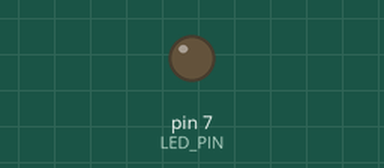
Bench run of a sketch on a simulated Arduino Uno, built with avr-gcc and run on an emulated ATmega328P. On the bench: output pins drawn as LEDs (lit = HIGH). Dashed ring = blinking. At 6.0 s the program stops and its outputs stay as they are.

Above: at 0.5 s.
At 2.2 s:
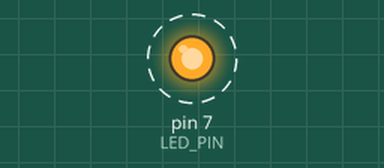
Timing chart, 0 to 3.0 s (numbered marks = the images above):
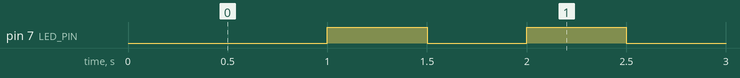

Measured:
- by itself, pin 7 (LED_PIN): alternates HIGH for 0.50 s and LOW for 0.50 s, 11 changes in all, then stays HIGH

The sketch:

05_practice_2.ino.ino
```cpp
#define LED_PIN 7

void setup() {
  pinMode(LED_PIN, OUTPUT);
}

void loop() {

  digitalWrite(LED_PIN, 0);
  delay(1000);


  for (int i = 0; i < 5; i++) {
    digitalWrite(LED_PIN, 1);
    delay(500);
    digitalWrite(LED_PIN, 0);
    delay(500);
  }
  digitalWrite(LED_PIN, 1);
  while (1) {
    ;
  }
}
```
